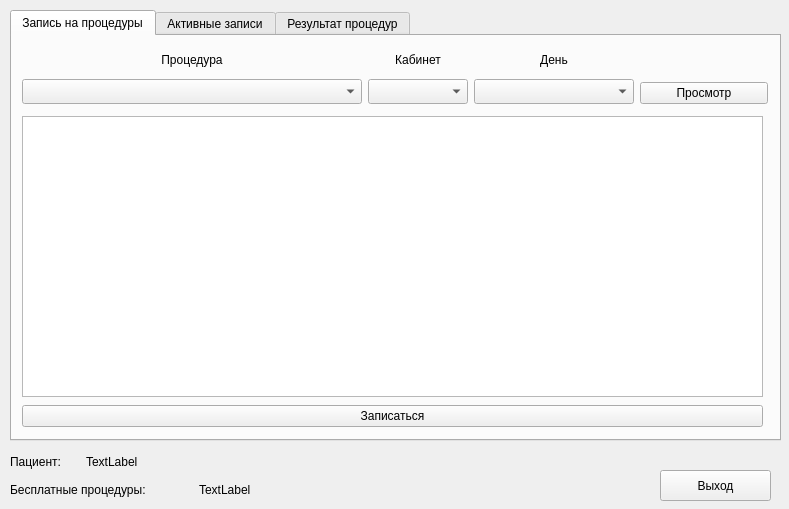
<?xml version="1.0" encoding="UTF-8"?>
<ui version="4.0">
 <class>AdminWindow</class>
 <widget class="QWidget" name="AdminWindow">
  <property name="geometry">
   <rect>
    <x>0</x>
    <y>0</y>
    <width>789</width>
    <height>509</height>
   </rect>
  </property>
  <property name="windowTitle">
   <string>ИС Поликлиниа</string>
  </property>
  <widget class="QTabWidget" name="tab">
   <property name="geometry">
    <rect>
     <x>10</x>
     <y>10</y>
     <width>771</width>
     <height>431</height>
    </rect>
   </property>
   <property name="layoutDirection">
    <enum>Qt::LeftToRight</enum>
   </property>
   <property name="currentIndex">
    <number>0</number>
   </property>
   <widget class="QWidget" name="tab_record">
    <attribute name="title">
     <string>Запись на процедуры</string>
    </attribute>
    <widget class="QWidget" name="horizontalLayoutWidget_2">
     <property name="geometry">
      <rect>
       <x>10</x>
       <y>10</y>
       <width>746</width>
       <height>58</height>
      </rect>
     </property>
     <layout class="QHBoxLayout" name="horizontalLayout_2">
      <item>
       <layout class="QVBoxLayout" name="verticalLayout">
        <item>
         <widget class="QLabel" name="label_proc">
          <property name="layoutDirection">
           <enum>Qt::LeftToRight</enum>
          </property>
          <property name="text">
           <string>Процедура</string>
          </property>
          <property name="alignment">
           <set>Qt::AlignCenter</set>
          </property>
         </widget>
        </item>
        <item>
         <widget class="QComboBox" name="comboBox_proc">
          <property name="minimumSize">
           <size>
            <width>340</width>
            <height>25</height>
           </size>
          </property>
         </widget>
        </item>
       </layout>
      </item>
      <item>
       <layout class="QVBoxLayout" name="verticalLayout_2">
        <item>
         <widget class="QLabel" name="label_cab">
          <property name="minimumSize">
           <size>
            <width>100</width>
            <height>0</height>
           </size>
          </property>
          <property name="maximumSize">
           <size>
            <width>100</width>
            <height>16777215</height>
           </size>
          </property>
          <property name="text">
           <string>Кабинет</string>
          </property>
          <property name="alignment">
           <set>Qt::AlignCenter</set>
          </property>
         </widget>
        </item>
        <item>
         <widget class="QComboBox" name="comboBox_cabinet">
          <property name="minimumSize">
           <size>
            <width>100</width>
            <height>25</height>
           </size>
          </property>
          <property name="maximumSize">
           <size>
            <width>100</width>
            <height>16777215</height>
           </size>
          </property>
         </widget>
        </item>
       </layout>
      </item>
      <item>
       <layout class="QVBoxLayout" name="verticalLayout_3">
        <item>
         <widget class="QLabel" name="label_day">
          <property name="text">
           <string>День</string>
          </property>
          <property name="alignment">
           <set>Qt::AlignCenter</set>
          </property>
         </widget>
        </item>
        <item>
         <widget class="QComboBox" name="comboBox_day">
          <property name="enabled">
           <bool>true</bool>
          </property>
          <property name="minimumSize">
           <size>
            <width>160</width>
            <height>25</height>
           </size>
          </property>
         </widget>
        </item>
       </layout>
      </item>
      <item>
       <layout class="QVBoxLayout" name="verticalLayout_4">
        <item>
         <widget class="QLabel" name="label">
          <property name="text">
           <string/>
          </property>
         </widget>
        </item>
        <item>
         <widget class="QPushButton" name="pushButton_show">
          <property name="minimumSize">
           <size>
            <width>115</width>
            <height>0</height>
           </size>
          </property>
          <property name="text">
           <string>Просмотр</string>
          </property>
         </widget>
        </item>
       </layout>
      </item>
     </layout>
    </widget>
    <widget class="QTableWidget" name="tabel_time">
     <property name="geometry">
      <rect>
       <x>10</x>
       <y>80</y>
       <width>741</width>
       <height>281</height>
      </rect>
     </property>
    </widget>
    <widget class="QWidget" name="horizontalLayoutWidget_3">
     <property name="geometry">
      <rect>
       <x>10</x>
       <y>360</y>
       <width>741</width>
       <height>41</height>
      </rect>
     </property>
     <layout class="QHBoxLayout" name="horizontalLayout_3">
      <item>
       <widget class="QPushButton" name="pushButton_record">
        <property name="text">
         <string>Записаться</string>
        </property>
       </widget>
      </item>
     </layout>
    </widget>
   </widget>
   <widget class="QWidget" name="tab_show_record">
    <attribute name="title">
     <string>Активные записи</string>
    </attribute>
    <widget class="QTableWidget" name="table_activ_proc">
     <property name="geometry">
      <rect>
       <x>10</x>
       <y>10</y>
       <width>741</width>
       <height>341</height>
      </rect>
     </property>
    </widget>
    <widget class="QPushButton" name="pushButton_delete">
     <property name="geometry">
      <rect>
       <x>640</x>
       <y>360</y>
       <width>111</width>
       <height>31</height>
      </rect>
     </property>
     <property name="text">
      <string>Удалить</string>
     </property>
    </widget>
   </widget>
   <widget class="QWidget" name="tab_reselt">
    <attribute name="title">
     <string>Результат процедур</string>
    </attribute>
    <widget class="QLabel" name="label_2">
     <property name="geometry">
      <rect>
       <x>20</x>
       <y>150</y>
       <width>711</width>
       <height>41</height>
      </rect>
     </property>
     <property name="text">
      <string>Тут можно отображать результаты уже выполненных анализов, в варианте не прописано</string>
     </property>
    </widget>
   </widget>
  </widget>
  <widget class="QPushButton" name="pushButton_logout">
   <property name="geometry">
    <rect>
     <x>660</x>
     <y>470</y>
     <width>111</width>
     <height>31</height>
    </rect>
   </property>
   <property name="text">
    <string>Выход</string>
   </property>
  </widget>
  <widget class="QWidget" name="verticalLayoutWidget">
   <property name="geometry">
    <rect>
     <x>10</x>
     <y>450</y>
     <width>371</width>
     <height>51</height>
    </rect>
   </property>
   <layout class="QVBoxLayout" name="verticalLayout_5">
    <item>
     <layout class="QHBoxLayout" name="horizontalLayout">
      <item>
       <widget class="QLabel" name="label_patient">
        <property name="maximumSize">
         <size>
          <width>70</width>
          <height>16777215</height>
         </size>
        </property>
        <property name="text">
         <string>Пациент:</string>
        </property>
       </widget>
      </item>
      <item>
       <widget class="QLabel" name="patient_name">
        <property name="text">
         <string>TextLabel</string>
        </property>
       </widget>
      </item>
     </layout>
    </item>
    <item>
     <layout class="QHBoxLayout" name="horizontalLayout_4">
      <item>
       <widget class="QLabel" name="label_3">
        <property name="text">
         <string>Бесплатные процедуры:</string>
        </property>
       </widget>
      </item>
      <item>
       <widget class="QLabel" name="free_proc">
        <property name="text">
         <string>TextLabel</string>
        </property>
       </widget>
      </item>
     </layout>
    </item>
   </layout>
  </widget>
 </widget>
 <resources/>
 <connections/>
</ui>
